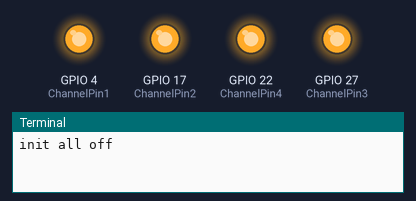
Bench run of a program on a simulated Raspberry Pi (BCM pin numbers). On the bench: output pins drawn as LEDs (lit = HIGH), the last lines printed to the terminal. At 23.0 s the program stops and its outputs stay as they are.

Above: at 0.1 s.
At 3.1 s:
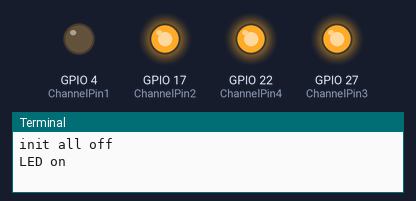
At 8.1 s:
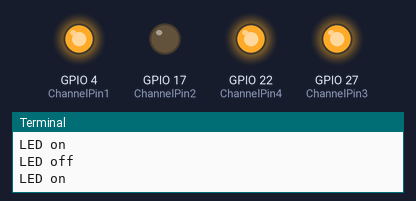
At 13.1 s:
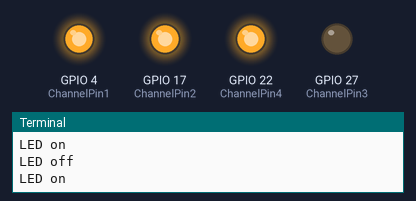
At 18.1 s:
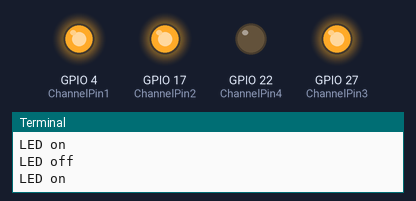
At 23.1 s:
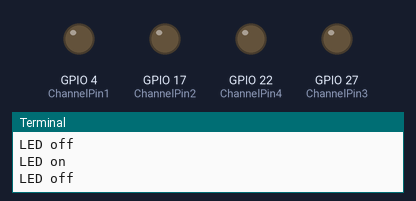
Timing chart, 0 to 24.5 s (numbered marks = the images above):
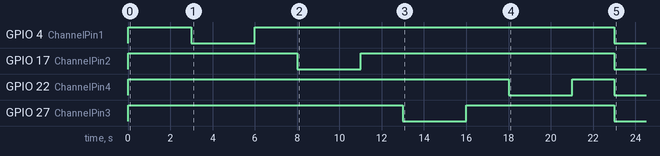

The program:

rpi_relay_4channel_simpletest.py
```python
#import serial
import time
import RPi.GPIO as GPIO
ChannelPin1 = 4
ChannelPin2 = 17
ChannelPin3 = 27
ChannelPin4 = 22

GPIO.setmode(GPIO.BCM)
GPIO.setwarnings(False)
GPIO.setup(ChannelPin1,GPIO.OUT)
GPIO.setup(ChannelPin2,GPIO.OUT)
GPIO.setup(ChannelPin3,GPIO.OUT)
GPIO.setup(ChannelPin4,GPIO.OUT)

print("init all off")
GPIO.output(ChannelPin1,GPIO.HIGH)
GPIO.output(ChannelPin2,GPIO.HIGH)
GPIO.output(ChannelPin3,GPIO.HIGH)
GPIO.output(ChannelPin4,GPIO.HIGH)
time.sleep(3)


print("LED on")
GPIO.output(ChannelPin1,GPIO.LOW)
time.sleep(3)
print("LED off")
GPIO.output(ChannelPin1,GPIO.HIGH)
time.sleep(2)

print("LED on")
GPIO.output(ChannelPin2,GPIO.LOW)
time.sleep(3)
print("LED off")
GPIO.output(ChannelPin2,GPIO.HIGH)
time.sleep(2)

print("LED on")
GPIO.output(ChannelPin3,GPIO.LOW)
time.sleep(3)
print("LED off")
GPIO.output(ChannelPin3,GPIO.HIGH)
time.sleep(2)

print("LED on")
GPIO.output(ChannelPin4,GPIO.LOW)
time.sleep(3)
print("LED off")
GPIO.output(ChannelPin4,GPIO.HIGH)
time.sleep(2)

GPIO.cleanup()
```

Measured:
- by itself, GPIO 4 (ChannelPin1): LOW → HIGH at 0.00 s, → LOW 3.0 s later, → HIGH 3.0 s later, → LOW 17.0 s later
- by itself, GPIO 17 (ChannelPin2): LOW → HIGH at 0.00 s, → LOW 8.0 s later, → HIGH 3.0 s later, → LOW 12.0 s later
- by itself, GPIO 22 (ChannelPin4): LOW → HIGH at 0.00 s, → LOW 18.0 s later, → HIGH 3.0 s later, → LOW 2.0 s later
- by itself, GPIO 27 (ChannelPin3): LOW → HIGH at 0.00 s, → LOW 13.0 s later, → HIGH 3.0 s later, → LOW 7.0 s later
